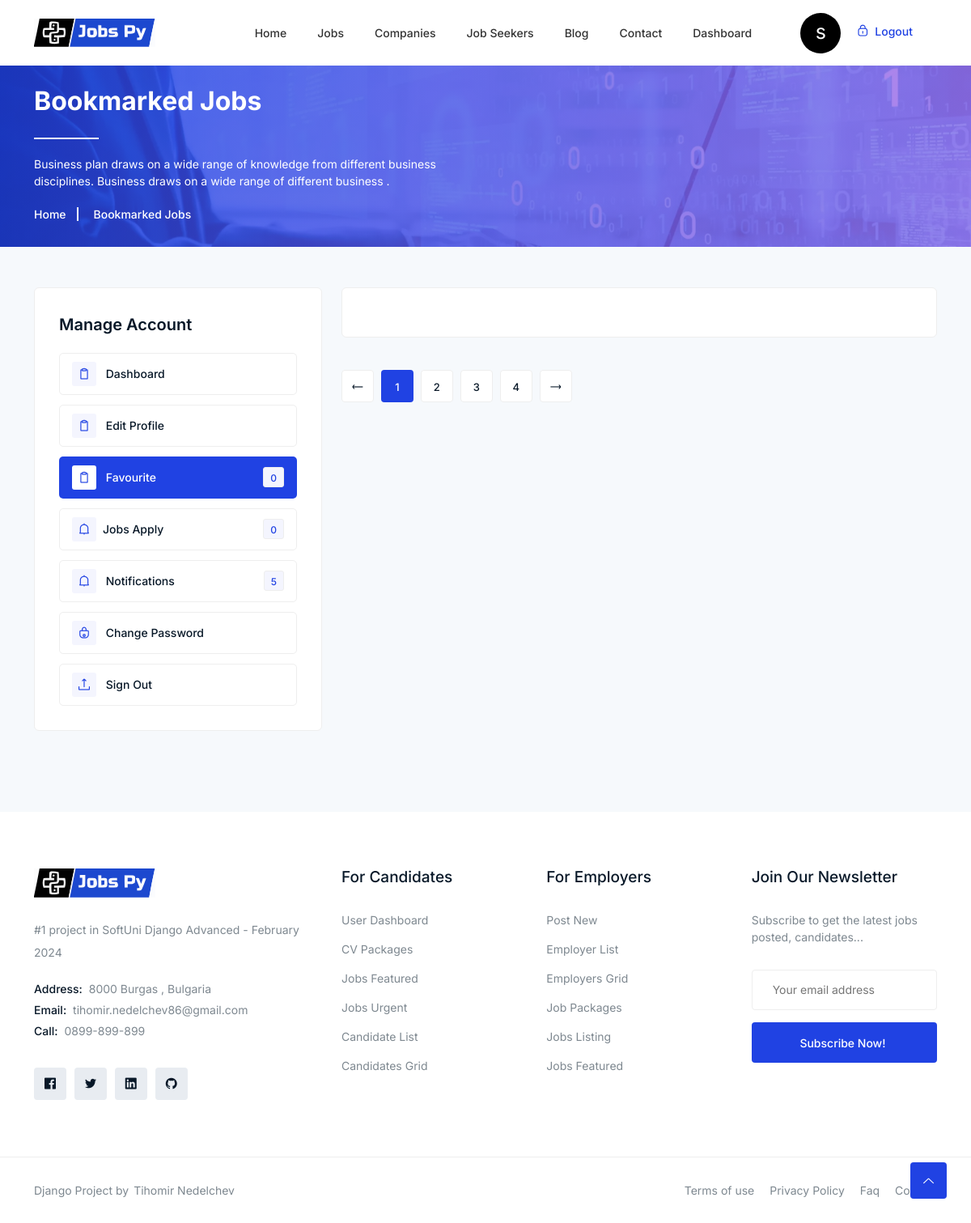
Before: /jobseeker/favourite-jobs/ (signed in) with the older database file.
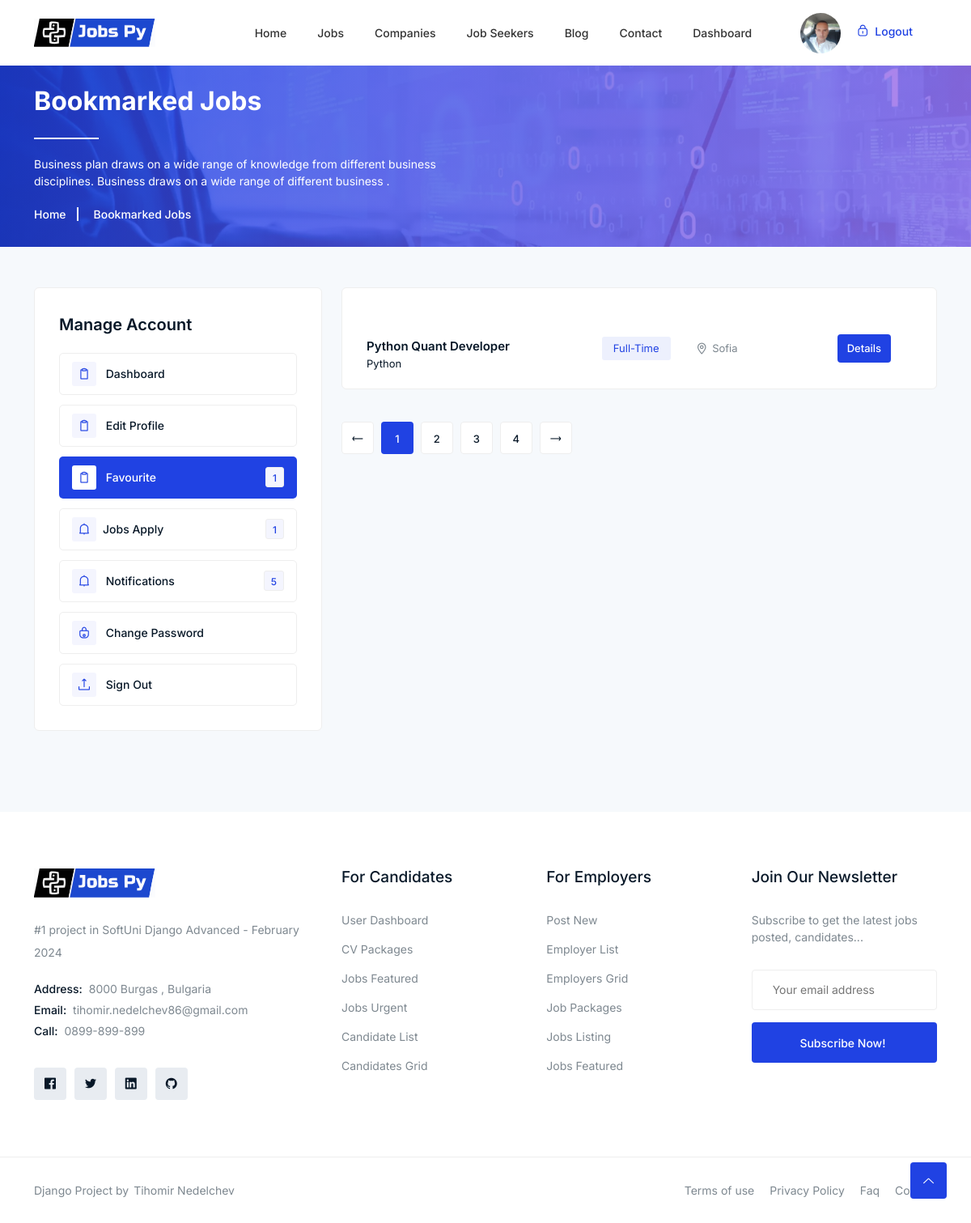
After: the same page with the newer database file.
### jobsPy/accounts/models.py (models this page shows)
class Account(AbstractBaseUser, PermissionsMixin):
    username = None
    ROLE_CHOICES = (
        ('jobseeker', 'Job Seeker'),
        ('company', 'Company'),
    )
    role = models.CharField(max_length=10, choices=ROLE_CHOICES)
    date_joined = models.DateTimeField(auto_now_add=True)
    last_login = models.DateTimeField(auto_now_add=True)
    email = models.EmailField(max_length=100, unique=True, null=False, blank=False)
    USERNAME_FIELD = 'email'
    EMAIL_FIELD = 'email'
    REQUIRED_FIELDS = []
    objects = AccountModel()
    is_staff = models.BooleanField(default=False)

### jobsPy/jobseekers/models.py (models this page shows)
class JobSeeker(models.Model):
    user = models.OneToOneField(UserModel, on_delete=models.CASCADE, primary_key=True)
    first_name = models.CharField(max_length=50, blank=False, null=False)
    last_name = models.CharField(max_length=50, blank=False, null=False)
    city = models.CharField(max_length=50, blank=False, null=False)
    nationality = models.CharField(max_length=50, blank=False, null=False)
    occupation = models.CharField(max_length=50, blank=False, null=False)
    seniority = models.ForeignKey(Seniority, on_delete=models.SET_NULL, blank=True, null=True)
    website = models.URLField(max_length=70, blank=True, null=True)
    linkedin = models.URLField(blank=False, null=False, max_length=50)
    github = models.URLField(blank=False, null=False, max_length=50)
    about = RichTextField(blank=False, null=False)
    phone_number = models.CharField(max_length=50, blank=True, null=True)
    profile_picture = models.ImageField(
        blank=True, null=True, upload_to='images/profile')
    gender = models.CharField(blank=False, null=False,
                              choices=GENDER_TYPE, max_length=1)
    marital_status = models.CharField(blank=False, null=False, max_length=20, choices=MARITAL_STATUS)
    skills = models.ManyToManyField(Skills, related_name="skills")
    activated = models.BooleanField(default=False)
    @property
    def get_user_all_applicant(self):
        return Applicant.objects.filter(user=self.user).count()

### jobsPy/jobs/models.py (models this page shows, shortened)
class FavoriteJob(models.Model):
    user = models.ForeignKey(UserModel, on_delete=models.CASCADE)
    job = models.ForeignKey(Job, on_delete=models.CASCADE)
    created_at = models.DateTimeField(auto_now_add=True)
    class Meta:
        unique_together = ('user', 'job')  # Ensure a job can be favorited only once per user

class Job(models.Model):
    user = models.ForeignKey(UserModel,  on_delete=models.CASCADE)
    title = models.CharField(max_length=300)
    slug = models.SlugField(allow_unicode=True, max_length=100, unique=True)
    category = models.ForeignKey(Category,  on_delete=models.CASCADE)
    seniority = models.ForeignKey(Seniority, on_delete=models.SET_NULL, blank=True, null=True)
    description = RichTextField(null=False, blank=False)
    responsibilities = RichTextField(null=False, blank=False)
    benefits = RichTextField(null=True, blank=True)
    job_image = models.ImageField(null=True, blank=True, upload_to="jobs/image", default="images/default/default.jpg")
    vacancy = models.IntegerField(null=True, blank=True)
    location = models.CharField(max_length=300,)
    job_type = models.CharField(choices=JOB_TYPE, max_length=10)
    salary = models.CharField(max_length=30, blank=True)
    deadline = models.DateField()
    is_published = models.BooleanField(default=True)
    created_at = models.DateTimeField(auto_now_add=True)
    modified_at = models.DateTimeField(auto_now=True)
    needed_skills = models.ManyToManyField(Skills, related_name="needed_skills")

class Category(models.Model):
    name = models.CharField(max_length=255)
    slug = models.SlugField(allow_unicode=True, max_length=100, unique=True)
    description = models.TextField(max_length=300, blank=True, null=True)
    created_at = models.DateTimeField(auto_now_add=True)
    modified_at = models.DateTimeField(auto_now=True)
    def __str__(self):
        return self.name

### jobsPy/jobseekers/views.py (the view)
# urls.py: path("favourite-jobs/", FavouriteJobs.as_view(), name="favourite_jobs"),
class FavouriteJobs(LoginRequiredMixin, JobSeekerRequiredMixin, ListView):
    template_name = "job_seekers/favourite_jobs.html"
    def get_queryset(self):
        return FavoriteJob.objects.filter(user=self.request.user).select_related('job')

### jobsPy/core/accounts_mixins.py (called while the page is built)
    def dispatch(self, request, *args, **kwargs):
        if request.user.is_authenticated and request.user.role == "jobseeker":
            return super().dispatch(request, *args, **kwargs)
        else:
            return render(request, '403.html', status=403)

### templates/job_seekers/favourite_jobs.html (shortened to what this page needs)
{% extends 'base.html' %}
{% block main_content %}
    <div class="breadcrumbs overlay">
        <div class="container">
            <div class="row">
                <div class="col-12">
                    <div class="breadcrumbs-content">
                        <h1 class="page-title">Bookmarked Jobs</h1>
                        <p>Business plan draws on a wide range of knowledge from different business<br> disciplines.
                            Business draws on a wide range of different business .</p>
                    </div>
                    <ul class="breadcrumb-nav">
                        <li><a href="index.html">Home</a></li>
                        <li>Bookmarked Jobs</li>
                    </ul>
                </div>
            </div>
        </div>
    </div>
    <div class="bookmarked section">
        <div class="container">
            <div class="alerts-inner">
                <div class="row">
{% include 'job_seekers/job_seeker_menu.html' %}
                    <div class="col-lg-8 col-12">
                        <div class="job-items">
                            {% for obj in object_list %}
                            <div class="manage-content">
                                <div class="row align-items-center justify-content-center">
                                    <div class="col-lg-5 col-md-5 col-12">
                                        <div class="title-img">
                                            <h3>{{ obj.job.title }}<span>{{ obj.job.category}}</span></h3>
                                        </div>
                                    </div>
                                    <div class="col-lg-2 col-md-2 col-12">
                                        <p><span class="time">Full-Time</span></p>
                                    </div>
                                    <div class="col-lg-3 col-md-3 col-12">
                                        <p class="location"><i class="lni lni-map-marker"></i>{{obj.job.location}}</p>
                                    </div>
                                    <div class="col-lg-2 col-md-2 col-12">
                                        <div class="button">
                                            <a href="{% url 'job_details' obj.job.pk %}" class="btn">Details</a>
                                        </div>
                                    </div>
                                </div>
                            </div>
                            {% endfor %}
                        </div>
                        <div class="pagination left pagination-md-center">
                            <ul class="pagination-list">
                                <li><a href="#"><i class="lni lni-arrow-left"></i></a></li>
                                <li class="active"><a href="#">1</a></li>
                                <li><a href="#">2</a></li>
                                <li><a href="#">3</a></li>
                                <li><a href="#">4</a></li>
                                <li><a href="#"><i class="lni lni-arrow-right"></i></a></li>
                            </ul>
                        </div>
                    </div>
                </div>
            </div>
        </div>
    </div>
{% endblock %}

### templates/base.html (shortened to what the changed rows need)
{% load static %}
{% load socialaccount %}
<!DOCTYPE html>
<html class="no-js" lang="zxx">
<head>
    <link rel="stylesheet" href="{% static '/css/bootstrap.min.css' %}" />
    <link rel="stylesheet" href="{% static '/css/LineIcons.2.0.css' %}" />
    <link rel="stylesheet" href="{% static '/css/animate.css' %}" />
    <link rel="stylesheet" href="{% static '/css/tiny-slider.css' %}" />
    <link rel="stylesheet" href="{% static '/css/glightbox.min.css' %}" />
    <link rel="stylesheet" href="{% static '/css/main.css' %}" />
    <link rel="stylesheet" href="{% static '/css/flaticon.css' %}" />
</head>
<body>
    <header class="header style4">
        <div class="navbar-area">
            <div class="container">
                <div class="row align-items-center">
                    <div class="col-lg-12">
                        <nav class="navbar navbar-expand-lg">
                            <div class="button">
                                {% if user.is_authenticated %}
                                {% if user.company.image %}
                                    <a href="{% url 'login_redirect_dashboard' %} "><img class="user-profile-small" src="{{ user.company.image.url }}" alt="Logo"></a>
                                {% elif user.jobseeker.profile_picture %}
                                    <a href="{% url 'login_redirect_dashboard' %} "><img class="user-profile-small" src="{{ user.jobseeker.profile_picture.url }}" alt="Logo"></a>
                                {% else %}
                                    <div class="text-center align-center"  style="align-items:center !important;justify-content:center !important;background-color: black;width: 50px;height: 50px;border-radius: 50px; margin-right: 20px">
                                    <a href="{% url 'login_redirect_dashboard' %}" style="padding-top: 10%; color: white; font-size: 25px" >{{ user.email.0 }}</a>
                                    </div>
                                {% endif %}
                                {% else %}
                                <a href="{% url 'login' %}"   class="login"><i
                                        class="lni lni-lock-alt"></i> Login</a>
                                <a href="{% url 'registration' %}"  class="btn">Sign Up</a>
                                {% endif %}
                            </div>
                        </nav>
                    </div>
                </div>
            </div>
        </div>
    </header>
{% block main_content %}
{% endblock %}
</body>
</html>

### templates/job_seekers/job_seeker_menu.html (shortened to what this page needs)
                    <div class="col-lg-4 col-12">
                        <div class="dashbord-sidebar">
                            <ul>
                                <li class="heading">Manage Account</li>
                                <li><a class="{% if request.resolver_match.url_name == 'job seeker dashboard' %}active{% endif %}"  href="{% url 'job seeker dashboard' %}"><i class="lni lni-clipboard"></i> Dashboard</a></li>
                                <li><a class="{% if request.resolver_match.url_name == 'edit-profile' %}active{% endif %}"  href="{% url 'edit-profile' user.jobseeker.pk %}"><i class="lni lni-clipboard"></i> Edit Profile </a></li>
                                <li><a class="{% if request.resolver_match.url_name == 'favourite_jobs' %}active{% endif %}"  href="{% url 'favourite_jobs' %}"><i class="lni lni-clipboard"></i> Favourite <span class="notifi">{{ user.favoritejob_set.all|length}}</span></a></li>
                                <li><a class="" href="{% url 'jobs-apply' %}"><i class="lni lni-alarm"></i>Jobs Apply <span class="notifi">{{ user.jobseeker.get_user_all_applicant}}</span></a></li>
                                <li><a  href="notifications.html"><i class="lni lni-alarm"></i> Notifications <span
                                            class="notifi">5</span></a></li>
                                <li><a href="{% url 'change-password' %}"><i class="lni lni-lock"></i> Change Password</a></li>
                                <li><a href="{% url 'sing-out' %}"><i class="lni lni-upload"></i> Sign Out</a></li>
                            </ul>
                        </div>
                    </div>

Changed rows visible on the page:
changed Account: jobseeker.profile_picture: picture added; favoritejob_set.all|length "0" → "1"; jobseeker.get_user_all_applicant "0" → "1"; email.0 "s" → (not shown)
added FavoriteJob: job "Python Quant Developer", job.category "Python", job.location "Sofia"
